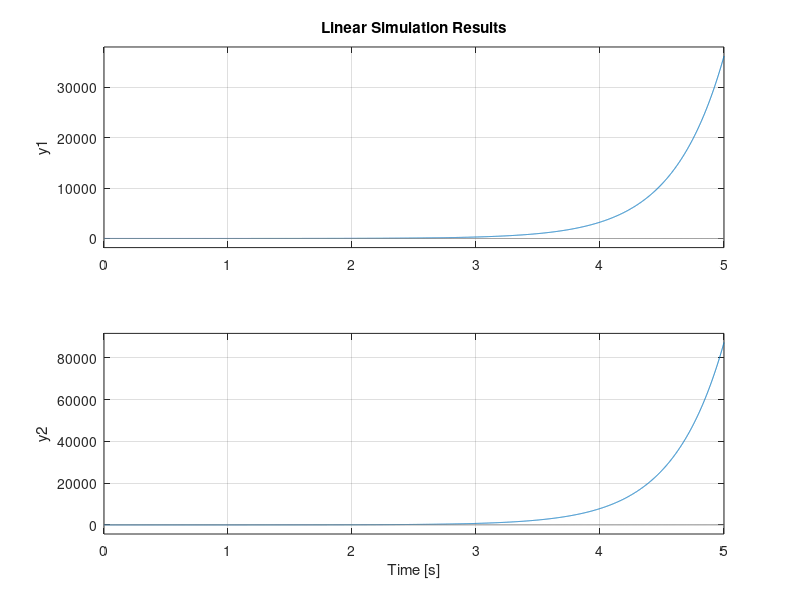

The MATLAB source for this figure:
clc; clear; close all

A = [0 1; 1 2]; B = [0; 1]; C = [1 0; 0 1]; D = [];
[DIM_X, DIM_U] = size(B);
dt = 0.001; t = 0 : dt : 5;

sys_CT = ss(A, B, C, D);
sys_DT = ss(A, B, C, D, dt);

K = lqr(sys_CT,eye(DIM_X),0.001*eye(DIM_U),[]);
u = zeros(DIM_U, length(t));
x0 = [-1; 1];
lsim(sys_CT, u, t, x0);